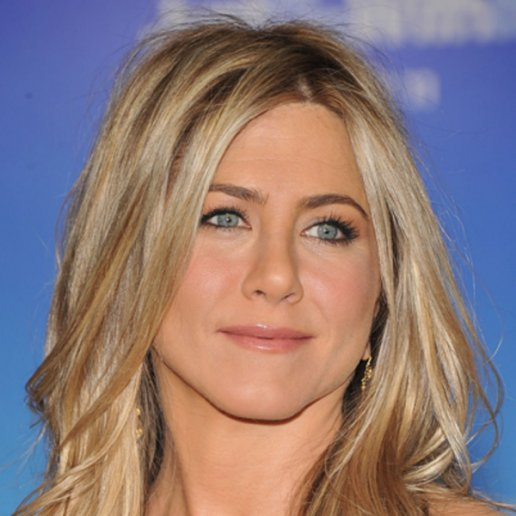
//> input picture Guiao2/images/ja.jpg, 516 x 516 px, given in place of the camera
$ ./ex2   (built with g++ and OpenCV 4)
//> lines starting //> are read from the running program, lines starting //| are printed output that depends on the picture
#include <opencv2/core/core.hpp>
#include <opencv2/imgproc/imgproc.hpp>
#include <opencv2/highgui/highgui.hpp>

#include "opencv2/imgproc/imgproc.hpp"
//#include <opencv2/imgcodecs.hpp>
#include <opencv2/highgui/highgui.hpp>
#include <stdlib.h>
#include <stdio.h>

using namespace cv;
int threshold_value = 70;
int threshold_type = 2;
int const max_value = 255;
int const max_type = 4;
int const max_BINARY_value = 255;

const char* window_name = "Threshold Demo";
const char* trackbar_type = "Type: \n 0: Binary \n 1: Binary Inverted \n 2: Truncate \n 3: To Zero \n 4: To Zero Inverted";
const char* trackbar_value = "Value";
void Threshold_Demo( int, void* );

int main( int, char** argv )
{
  Mat src, src_gray, dst;
  VideoCapture stream1(0);
  stream1.read(src);
//> src is the input picture: 516 rows x 516 cols, CV_8UC3; mean B, G, R 120.9, 121.5, 141.8
  src_gray = Mat::zeros( src.size(), src.type() );
  cvtColor(src, src_gray, CV_BGR2GRAY, 1);
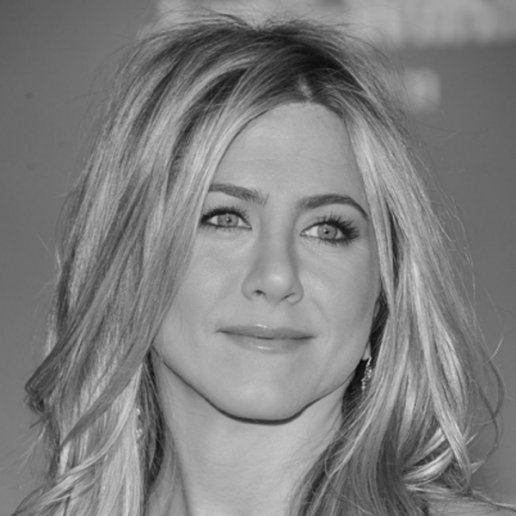
//> src_gray: 516 rows x 516 cols, CV_8UC1; min 4, max 219, mean 127.5
  namedWindow( window_name, WINDOW_AUTOSIZE );
  createTrackbar( trackbar_type,
                  window_name, &threshold_type,
                  max_type );
  createTrackbar( trackbar_value,
                  window_name, &threshold_value,
                  max_value );

  char c = 't';
  while (true) {
    stream1.read(src);
    cvtColor(src, src_gray, CV_RGB2GRAY, 1);
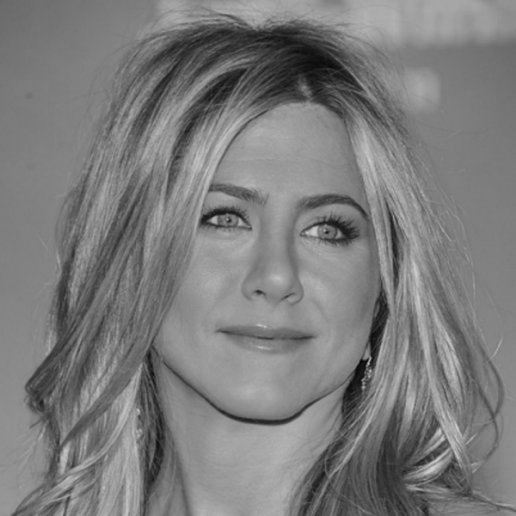
//> src_gray: 516 rows x 516 cols, CV_8UC1; min 1, max 210, mean 123.6

    switch (c) {
    case 'g': //grayscale
      dst = src_gray.clone();
      break;
    case 'a': //adaptive treshold
      adaptiveThreshold(src_gray, dst, threshold_value, ADAPTIVE_THRESH_MEAN_C, THRESH_BINARY, 5, 1.5);
      break;
    case 't': //treshold
      threshold( src_gray, dst, threshold_value, max_BINARY_value,threshold_type );
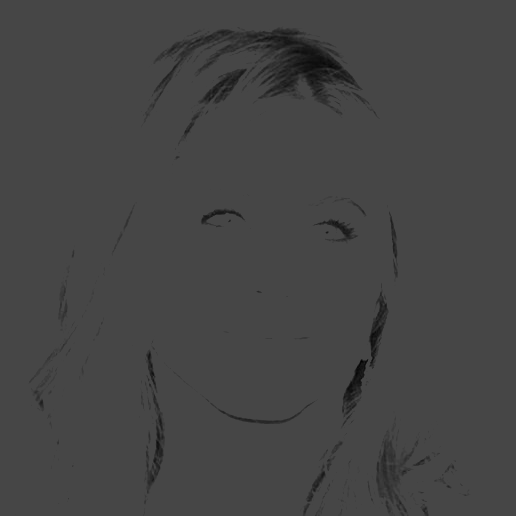
//> dst: 516 rows x 516 cols, CV_8UC1; min 1, max 70, mean 68.7
      break;
    default: //original
      dst = src.clone();
      break;
    }
    imshow( window_name, dst );

    char a;
    if ( (a = waitKey(30)) >= 0) {
//> the Esc key is pressed
      if (a == 'c')
	break;
      c = a;
    }
  }
}
